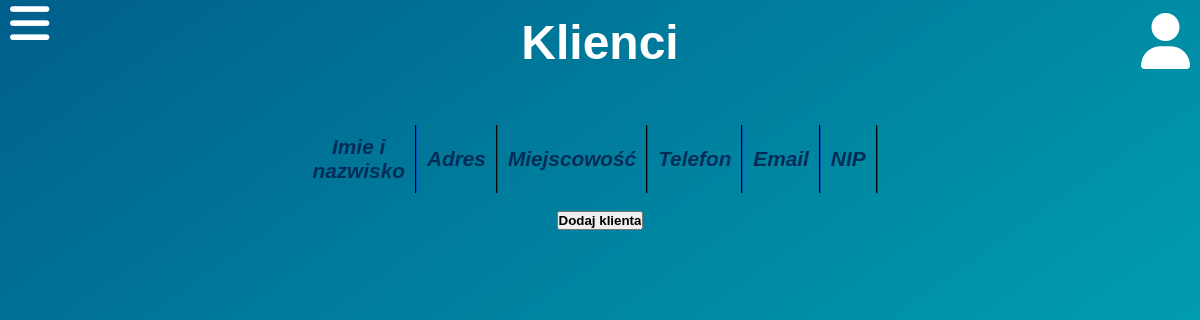
Page /klienci.php on the earlier database version.
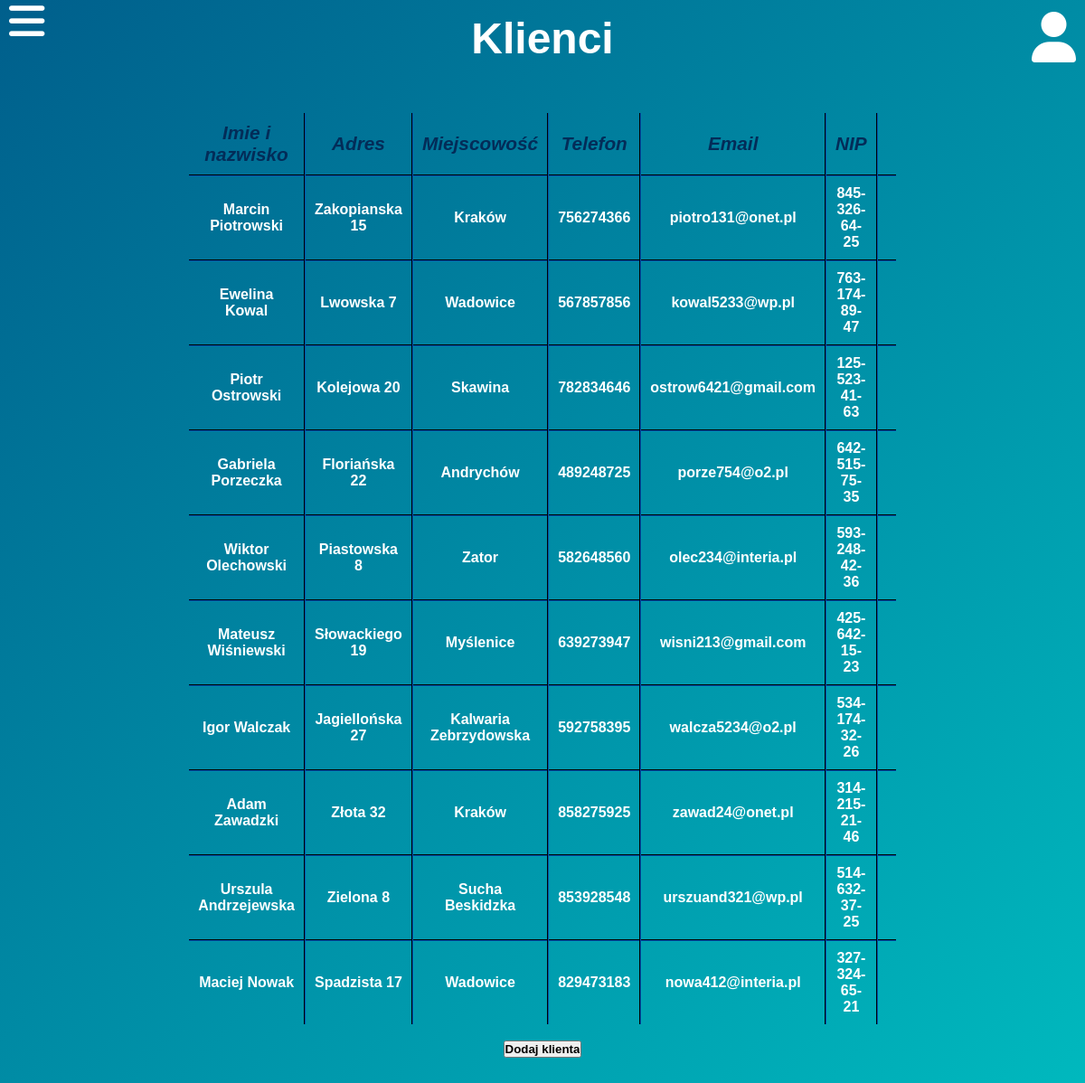
Same page on the later database version.
### tables this page shows
CREATE TABLE `klienci` (
  `id` int(2) NOT NULL,
  `nip` varchar(13) NOT NULL,
  `nazwa` varchar(20) NOT NULL,
  `adres` varchar(15) NOT NULL,
  `miejscowosc` varchar(25) NOT NULL,
  `telefon` int(9) NOT NULL,
  `email` varchar(20) NOT NULL
);

### klienci.php (the view, shortened to what this page needs)
<?php
$host = "localhost";
$name = "root";
$pass = "";
$dbname = "projekt";
$conn = mysqli_connect($host, $name, $pass, $dbname);
?>
<!DOCTYPE html>
<html lang="pl">
<head>
    <link rel="stylesheet" href="CSS/style-menu.css">
    <link rel="stylesheet" href="CSS/style-strona.css">
</head>
<body class="menu-preload">
    <div id='main'>
        <div id="heading-user">
            <div id="heading">
                <h1>Klienci</h1>
            </div>
            <div id='logged-user'>
                <span id="logged-user-icon"><i class="fas fa-user" onClick="managePopupWindow()"></i></span><?php echo "<p>".$_SESSION['imie']."</p>";?>
            </div>
        </div>
        <div class='content'>
            <table class='dane-tabele'>
                <tr>
                    <th>Imie i nazwisko</th>
                    <th>Adres</th>
                    <th>Miejscowość</th>
                    <th>Telefon</th>
                    <th>Email</th>
                    <th>NIP</th>
                    <th></th>
                </tr>
            <?php
                if(mysqli_connect_errno()) echo "Problemy techniczne, proszę spróbować później.";
                else{
                    $kwerenda = "SELECT * FROM klienci";
                    if($wynik=mysqli_query($conn, $kwerenda)){
                    while($row=mysqli_fetch_array($wynik)){
                        echo '<tr><td>'.$row['nazwa'].'</td><td>'.$row['adres'].'</td><td>'.$row['miejscowosc'].'</td><td>'.$row['telefon'].'</td><td>'.$row['email'].'</td><td>'.$row['nip'];
                    }
                }
                }
            ?>
            </table>
        </div>
        <br /><center><form method="POST"><input type="submit" value="Dodaj klienta" name="dodajklienta"></form></center>
        <div>
            <label for="menu-checkbox" id="menu-checkbox2">
                <i class="fas fa-bars"></i>
            </label>
        </div>
    </div>
</body>
</html>

### CSS/style-menu.css (style rules this page uses)
#menu-checkbox2 { position: fixed; font-size: 45px; left: 10px; top: -1px; z-index: 1; }
#menu-checkbox:not(:checked) ~ #menu-checkbox2 i { transition: 0.5s ease; }

### CSS/style-strona.css (style rules this page uses)
:root { --section-gradient-1: #005f8c ; --section-gradient-2: #00b9be ; --sidebar-bg-clr: #002b59; }
* { margin: 0; padding: 0; color: white; font-family: 'Rubik', sans-serif; font-weight: 600; }
input, select, option { color: black; }
html, body { min-height: 100%; margin: 5px; background: linear-gradient(to bottom right, var(--section-gradient-1), var(--section-gradient-2)); background-attachment: fixed; background-repeat: no-repeat; }
#heading-user { display: grid; grid-template-columns: 1fr 2fr 1fr; margin-bottom: 50px; }
#heading { font-size: 1.5rem; grid-column-start: 2; justify-self: center; align-self: center; }
#logged-user { justify-self: end; align-self: center; font-size: 2rem; }
#logged-user-icon { padding-left: 27.5px; font-size: 3.5rem; }
.content { display: grid; grid-template-columns: 1fr 2fr 1fr; }
.dane-tabele { grid-column-start: 2; justify-self: stretch; align-self: center; border-collapse: collapse; }
.dane-tabele td,th { padding: 10px; text-align: center; }
.dane-tabele tr:not(:last-child) { border-bottom: 2px #002b59 groove; }
.dane-tabele th { font-style: italic; font-size: 1.3rem; color: #032c58; }
.dane-tabele td, .dane-tabele th:not(:last-child) { border-right: 2px #002b59 groove; }
.dane-uzytkownicy td,th { padding: 10px; text-align: center; }

Differences in the rows shown:
added klienci: nazwa "Marcin Piotrowski", adres "Zakopianska 15", miejscowosc "Kraków", telefon "756274366", email "piotro131@onet.pl", nip "845-326-64-25"
added klienci: nazwa "Ewelina Kowal", adres "Lwowska 7", miejscowosc "Wadowice", telefon "567857856", email "kowal5233@wp.pl", nip "763-174-89-47"
added klienci: nazwa "Piotr Ostrowski", adres "Kolejowa 20", miejscowosc "Skawina", telefon "782834646", email "ostrow6421@gmail.com", nip "125-523-41-63"
added klienci: nazwa "Gabriela Porzeczka", adres "Floriańska 22", miejscowosc "Andrychów", telefon "489248725", email "porze754@o2.pl", nip "642-515-75-35"
added klienci: nazwa "Wiktor Olechowski", adres "Piastowska 8", miejscowosc "Zator", telefon "582648560", email "olec234@interia.pl", nip "593-248-42-36"
added klienci: nazwa "Mateusz Wiśniewski", adres "Słowackiego 19", miejscowosc "Myślenice", telefon "639273947", email "wisni213@gmail.com", nip "425-642-15-23"
added klienci: nazwa "Igor Walczak", adres "Jagiellońska 27", miejscowosc "Kalwaria Zebrzydowska", telefon "592758395", email "walcza5234@o2.pl", nip "534-174-32-26"
added klienci: nazwa "Adam Zawadzki", adres "Złota 32", miejscowosc "Kraków", telefon "858275925", email "zawad24@onet.pl", nip "314-215-21-46"
added klienci: nazwa "Urszula Andrzejewska", adres "Zielona 8", miejscowosc "Sucha Beskidzka", telefon "853928548", email "urszuand321@wp.pl", nip "514-632-37-25"
added klienci: nazwa "Maciej Nowak", adres "Spadzista 17", miejscowosc "Wadowice", telefon "829473183", email "nowa412@interia.pl", nip "327-324-65-21"
